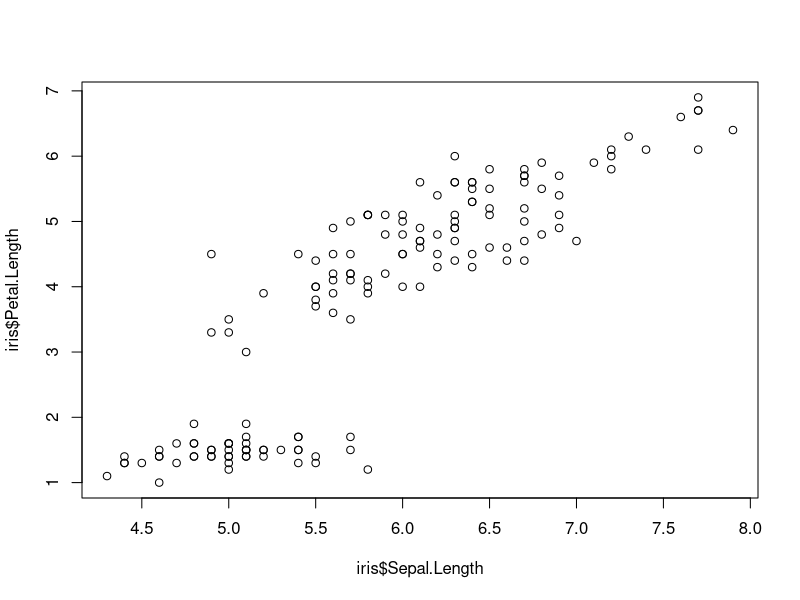
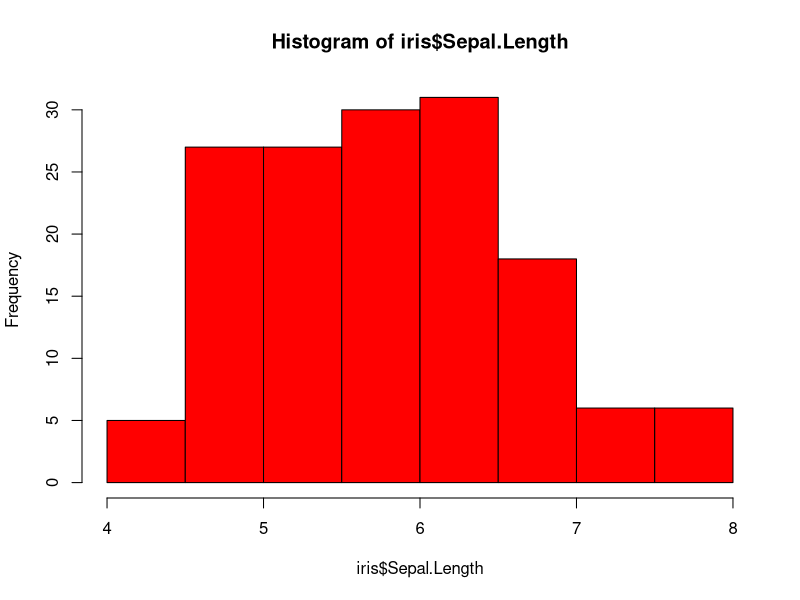

The R script that drew these images, in order:
1+1
10+2
log(10)

# 
# x <-10
# y <-20
# x+y
# 
# rm(x)


x <-c(10,12)
class(x)
x > 10
ans =x > 10
ans

f <-c("x","y")
class(f)
a <-factor(f)
a

id <- 1:10
id
class(id)
length(id)
id[1]


mat <- matrix(1:9,ncol=3)
mat <- matrix(1:9,ncol=3,byrow=TRUE)
mat

df  <- data.frame(id,f)
df

df[1,]
df[2,1]
df[1:5,1]

x <- 1:10
sum(x)
mean(x)

plus2 <- function(x){x+2}
plus2(10)

plus3 <- function(x){
  x+3
}
cube <- function(number) {
  number **3
}
cube(3)

hello <-function(){
  name <- readline(prompt="hi")
  paste("hi ",name)
}

hello()

data()
data('iris')
head(iris)
tail(iris)

str(iris)
##structure

summary(iris)


mean(iris$Sepal.Length)
max(iris$Petal.Length)

cor(iris$Sepal.Length,iris$Petal.Length)
cor(iris[,1:4])

plot(iris$Sepal.Length,iris$Petal.Length)
hist(iris$Sepal.Length,col="red")


# install.packages("dplyr")

library(dplyr)

head(mtcars)

## pipe operator

mtcars %>% head()
mtcars %>% select(mpg,hp,wt)
mtcars %>% select(1:3,10)
select(mtcars,mpg,hp)

mtcars %>% 
  filter(hp<100 & am==0)

mtcars %>% 
  arrange(hp)

mtcars %>% 
  arrange(desc(hp))
          
mtcars %>% 
  select(mpg,hp,am) %>%
  filter(am==0) %>%
  arrange(desc(hp))

mtcars %>% 
  select(hp) %>%
  mutate(hp_double=hp*2) %>% 
  head(10)  
  
mtcars %>%
  summarise(mean_mpg=mean(mpg),min_mpg=min(mpg))


  